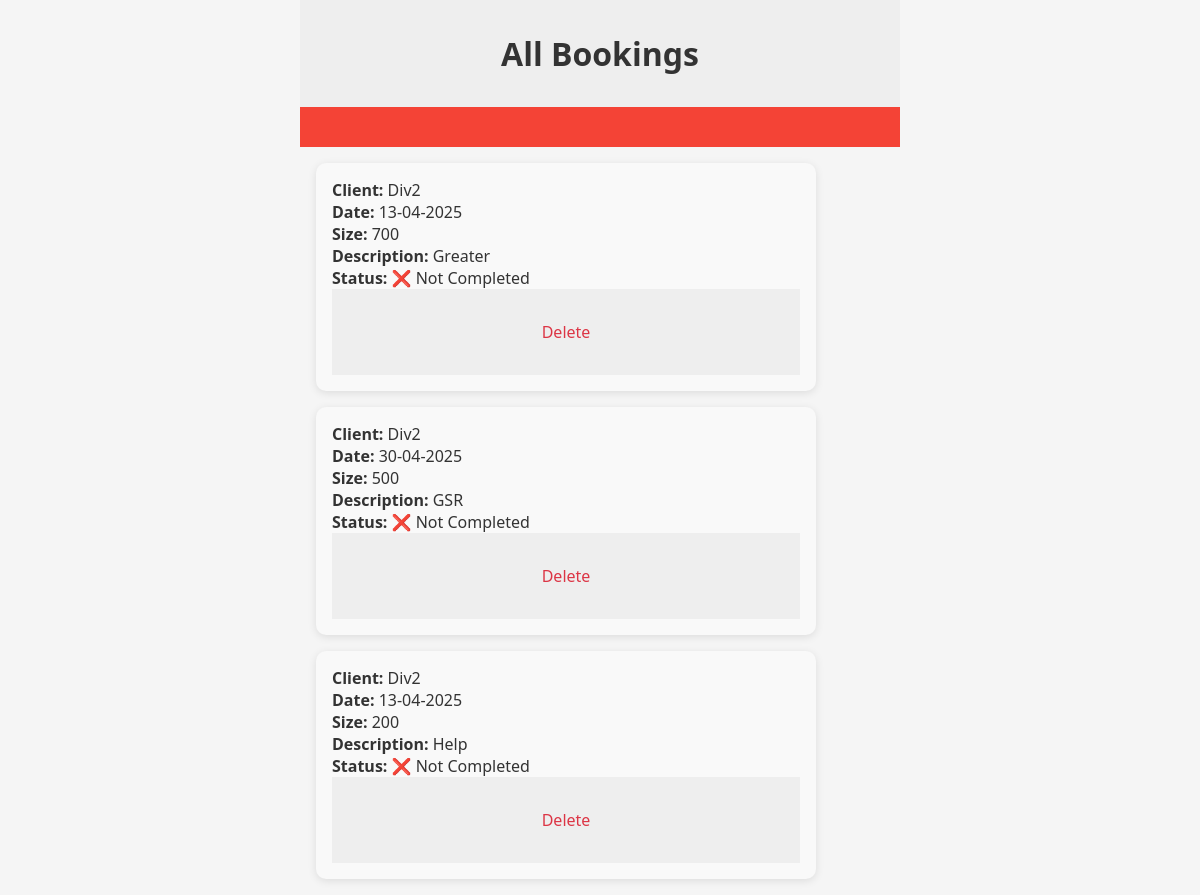
The page /view_all_bookings (signed in) on the database as committed earlier.
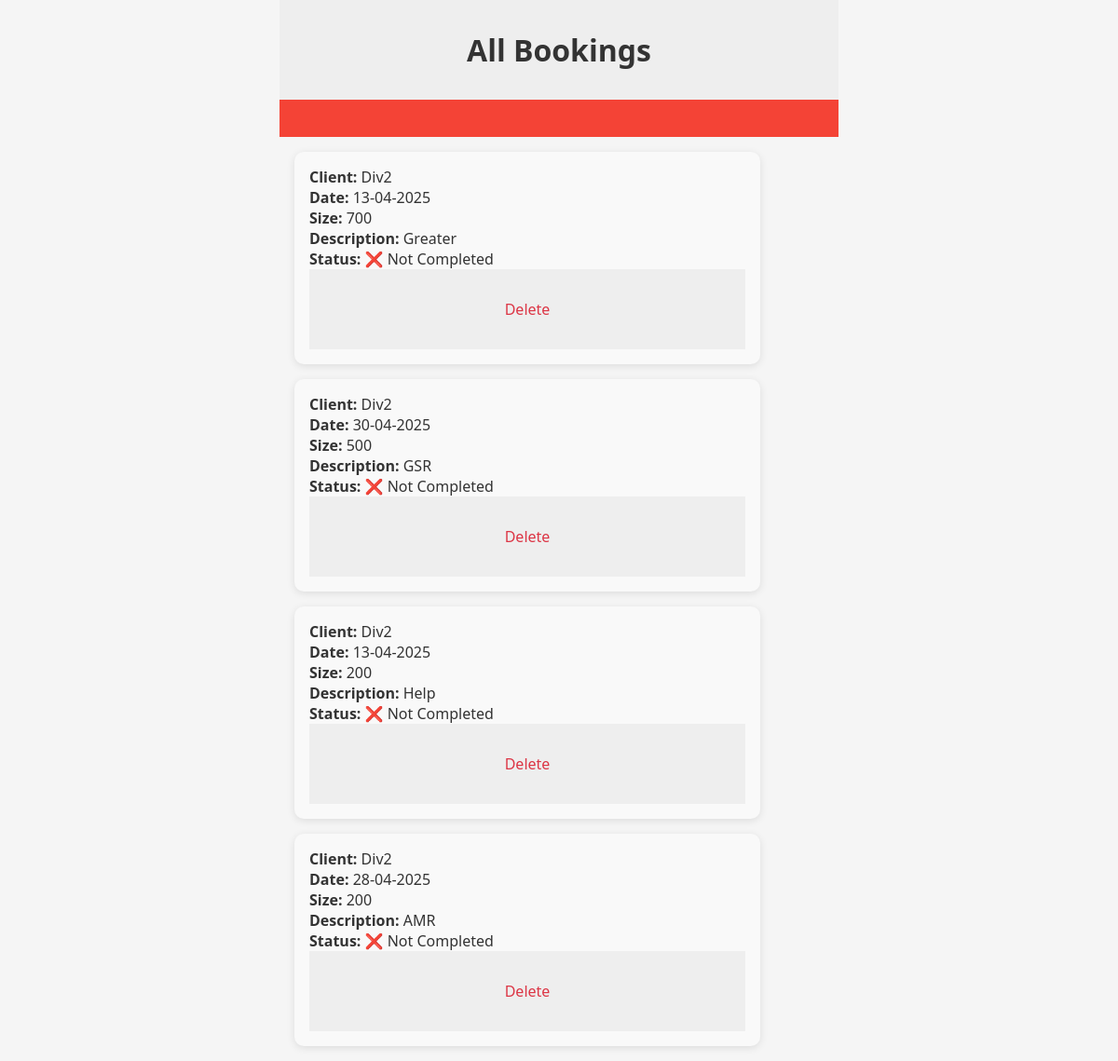
The same page on the database as committed later.
### db_setup.py (models this page shows)
class Entity(Base):
    __tablename__ = 'entities'
    id = Column(Integer, primary_key=True)
    date = Column(Date, nullable=False)
    client_id = Column(Integer, ForeignKey('clients.id'), nullable=False)
    client = relationship("Client")
    size = Column(Integer, nullable = False)
    description = Column(String, nullable=False)
    completed = Column(Boolean, default=False)

class Client(Base, UserMixin):
    __tablename__ = 'clients'
    id = Column(Integer, primary_key=True)
    username = Column(String, nullable=False)
    password = Column(String, nullable=False)
    role = Column(String, nullable=False, default='client')

### app.py (the view)
@app.route('/view_all_bookings', methods=['GET'])
@login_required
def view_all_bookings():
    if current_user.role == 'Admin':
        bookings = db_session.query(Entity).all()
    else:
        bookings = db_session.query(Entity).filter(Entity.client_id == current_user.id).all()
    return render_template('viewall.html', bookings=bookings)

### app.py (called while the page is built)
@login_manager.user_loader
def load_user(client_id):
    return db_session.get(Client, client_id)

### templates/viewall.html (shortened to what this page needs)
<!DOCTYPE html>
<html lang="en">
  <head>
    <link
      rel="stylesheet"
      href="{{ url_for('static', filename='styles.css') }}"
    />
  </head>
  <body>
    <div class="container">
      <h2>All Bookings</h2>
      <div class="flash">
      </div>
      <div class="bookings">
        {% for booking in bookings %}
        <div class="booking-card">
          <p><strong>Client:</strong> {{ booking.client.username }}</p>
          <p><strong>Date:</strong> {{ booking.date.strftime('%d-%m-%Y') }}</p>
          <p><strong>Size:</strong> {{ booking.size }}</p>
          <p><strong>Description:</strong> {{ booking.description }}</p>
          <p>
            <strong>Status:</strong>
            {% if booking.completed %} ✅ Completed {% else %} ❌ Not Completed
            {% endif %}
          </p>
          <form
            action="{{ url_for('delete_booking', booking_id=booking.id) }}"
            method="POST"
          >
            <button class="delete" type="submit" title="Delete">Delete</button>
          </form>
        </div>
        {% else %}
        <p>No bookings found.</p>
        {% endfor %}
      </div>
    </div>
  </body>
</html>

### static/styles.css (style rules this page uses)
* { margin: 0; padding: 0; box-sizing: border-box; font-family: "Segoe UI", Tahoma, Geneva, Verdana, sans-serif; }
body, html { margin: 0; background-color: #f8f9fa; color: #333; min-height: 100vh; justify-content: center; padding: 0; background: #f5f5f5; }
.container { justify-content: center; width: 100%; max-width: 600px; margin: 0 auto; }
form, h2 { display: flex; flex-direction: column; width: 100%; max-width: 100%; align-items: center; text-align: center; justify-content: center; justify-self: center; padding: 1rem; font-size: xx-large; background: #eee; padding: 1em; text-align: center; }
input, textarea, button { padding: 12px; font-size: 1rem; border-radius: 6px; border: 1px solid #ccc; width: 100%; margin-bottom: 5px; }
.bookings { margin-top: 1rem; margin-bottom: 1rem; margin-left: 1rem; margin-right: 1rem; display: grid; grid-template-columns: repeat(auto-fit, minmax(300px, 1fr)); gap: 1rem; }
.booking-card { background-color: #f9f9f9; border-radius: 10px; padding: 1rem; box-shadow: 0 2px 8px rgba(0, 0, 0, 0.1); width: 500px; max-width: 100%; box-sizing: border-box; }
.booking-card form { max-width: 600px; margin: 0 auto; }
button.delete { background: none; border: none; color: #dc3545; cursor: pointer; padding: 0rem; margin-bottom: 0px; }
.flash { padding: 20px; background-color: #f44336; color: white; margin-bottom: 15px; text-align: center; justify-content: center; }

Rows that differ between the two databases and show on the page:
added Entity: client.username "Div2", date "28-04-2025", size "200", description "AMR", completed "❌ Not Completed"
